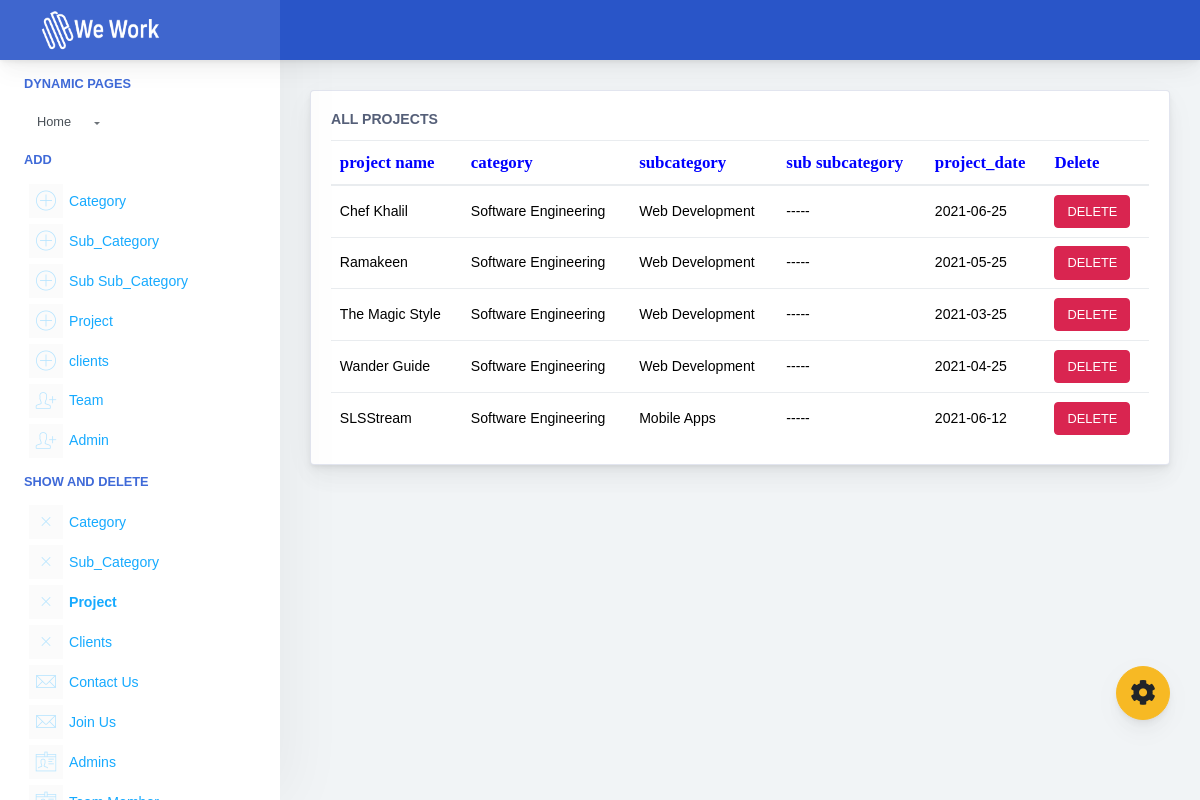
The page /dashboard/show_projects.php (signed in) on the database its author committed.
### tables this page shows
CREATE TABLE `add_project2` (
  `project_id` int(11) NOT NULL,
  `project_name` varchar(60) DEFAULT NULL,
  `home_img` text NOT NULL,
  `home_position` text NOT NULL,
  `client_name` text DEFAULT NULL,
  `project_date` text NOT NULL,
  `project_url` text DEFAULT NULL,
  `description` text NOT NULL,
  `created_at` datetime NOT NULL,
  `subcat_name1` text NOT NULL,
  `subcat_name2` text NOT NULL,
  `subcat_name3` text DEFAULT NULL
);

### dashboard/add_project_class.php (called while the page is built, shortened)
<?php
class projects{
    public function dbconnect(){
        $username = "root";
        $password = "";
        $database = new PDO("mysql:host=localhost;dbname=we_work;",$username,$password);
        return $database;
    }
    function show_projects(){
        $database=$this->dbconnect();
        $results = $database->prepare("SELECT * FROM add_project2 ORDER BY `project_id` DESC");
        if($results->execute()){
            if($results->rowCount()>0){
                return $results;
              }
      }
    }
}
?>

### dashboard/show_projects.php (the view, shortened to what this page needs)
<?php
if(isset($_SESSION['user'])){
require_once 'add_project_class.php';
$showusers2=new projects();
$show2=$showusers2->show_projects();
if(isset($_POST['delete1'])){
    $delete1=new projects();
    $message=$delete1->delete_project($_POST['delete1']);
    if($message=="success"){
      echo '<meta http-equiv=Refresh content="0;url=show_projects.php?reload=1">';
    }else{
      echo("حاول مرة أخري");
    }
  }}else{
    header('Location:login.php',true);
}
?>
<!doctype html>
<html lang="en">
<head>
    <link href="./main.css" rel="stylesheet">
    <link href="./style2.css" rel="stylesheet">
</head>
<body>
    <div class="app-container app-theme-white body-tabs-shadow fixed-sidebar fixed-header">
    <div class="app-header header-shadow" style="background-color:#2955C8">
            <div class="app-header__logo">
                <img class="logo-src" src="./assets/images/wework-01.png" width="150" />
            </div>
        </div>
        <div class="ui-theme-settings">
            <button type="button" id="TooltipDemo" class="btn-open-options btn btn-warning">
                <i class="fa fa-cog fa-w-16 fa-spin fa-2x"></i>
            </button>
        </div>
        <div class="app-main">
            <div class="app-sidebar sidebar-shadow">
                <div class="scrollbar-sidebar">
                    <div class="app-sidebar__inner">
                    <ul class="vertical-nav-menu">
                    <li class="app-sidebar__heading">Dynamic Pages</li>
                    <div class="btn-group">
                        <button type="button" class="btn btn-default">Home</button>
                        <button type="button" class="btn btn-default dropdown-toggle dropdown-toggle-split" data-toggle="dropdown" aria-haspopup="true" aria-expanded="false">
                        </button>
                        </div>
                    <li class="app-sidebar__heading">ADD</li>
                    <li>
                        <a href="./add_category.php" >
                            <i class="metismenu-icon pe-7s-plus"></i> Category
                        </a>
                    </li>
                    <li>
                        <a href="./add_sub1.php" >
                            <i class="metismenu-icon pe-7s-plus"></i> Sub_Category
                        </a>
                    </li>
                    <li>
                        <a href="./add_sub2.php">
                            <i class="metismenu-icon pe-7s-plus"></i>Sub Sub_Category
                        </a>
                    </li>
                    <li>
                        <a href="./add_project1.php" >
                            <i class="metismenu-icon pe-7s-plus"></i> Project
                        </a>
                    </li>
                    <li>
                        <a href="./client.php" >
                            <i class="metismenu-icon pe-7s-plus"></i> clients
                        </a>
                    </li>
                    <li>
                        <a href="./add_team.php" >
                            <i class="metismenu-icon pe-7s-add-user"></i> Team
                        </a>
                    </li>
                    <li >
                        <a href="./add_admin.php" >
                            <i class="metismenu-icon pe-7s-add-user" ></i> Admin
                        </a>
                    </li>
                    <li class="app-sidebar__heading">Show And Delete</li>
                    <li>
                        <a href="./show_cat.php">
                            <i class="metismenu-icon pe-7s-close"></i>  Category
                        </a>
                    </li>
                    <li>
                        <a href="./show_subcat.php">
                            <i class="metismenu-icon pe-7s-close"></i>  Sub_Category
                        </a>
                    </li>
                    <li>
                        <a href="./show_projects.php" class="mm-active">
                            <i class="metismenu-icon pe-7s-close"></i>  Project
                        </a>
                    </li>
                    <li>
                        <a href="./show_clients.php">
                            <i class="metismenu-icon pe-7s-close"></i>  Clients
                        </a>
                    </li>
                    <li>
                        <a href="./contact_us.php">
                            <i class="metismenu-icon pe-7s-mail"></i>  Contact Us
                        </a>
                    </li>
                    <li>
                        <a href="./join.php">
                            <i class="metismenu-icon pe-7s-mail"></i>  Join Us
                        </a>
                    </li>
                    <li>
                        <a href="./show_admins.php">
                            <i class="metismenu-icon pe-7s-id"></i>  Admins
                        </a>
                    </li>
                    <li>
                        <a href="./show_team.php">
                            <i class="metismenu-icon pe-7s-id"></i>  Team Member
                        </a>
                    </li>
                    </ul>
                    </div>
                </div>
            </div>
            <div class="app-main__outer">
                <div class="app-main__inner">
                    <div class="row">
                        <div class="col-lg-12" style="width: auto;">
                            <div class="main-card mb-3 card">
                                <div class="card-body">
                                    <?php
                                      if($show2!=NULL){
                                    echo'<h5 class="card-title">All Projects</h5>
                                    <table class="mb-0 table table-lg">
                                        <thead>
                                            <tr>
                                                <th class="th">project name</th>
                                                <th class="th">category</th>
                                                <th class="th">subcategory</th>
                                                <th class="th">sub subcategory</th>
                                                <th class="th">project_date</th>
                                                <th class="th">Delete</th>
                                            </tr>
                                        </thead>
                                        <tbody>';
                                           foreach( $show2 as $r){
                                            echo'<tr>
                                                <td scope="row">'.$r["project_name"].'</td>
                                                <td>'.$r["subcat_name1"].'</td>
                                                <td>'.$r["subcat_name2"].'</td>';
                                                if($r["subcat_name3"] !=" "){
                                                    echo'<td>'.$r["subcat_name3"].'</td>';
                                                }else{
                                                    echo'<td>-----</td>';
                                                }
                                                echo'<td>'.$r["project_date"].'</td>
                                                <td><form method="POST"><button type="submit" class="btn btn-danger" value="'.$r["project_id"].'" name="delete1">DELETE</button></form></td>
                                            </tr>';
                                        }}
                                        else{
                                            echo "<h1 style='text-align:center;'>No Projects Until Yet</h1>";
                                          }
                                        ?>
                                        </tbody>
                                    </table>
                                </div>
                            </div>
                        </div>
                    </div>
                </div>
            </div>
        </div>
    </div>
</body>
</html>

### dashboard/style2.css (style rules this page uses)
.col-sm-2.col-form-label, .th { color: blue; font-family: "cairo"; font-weight: 600; font-size: larger; }
.vertical-nav-menu li a.mm-active { color: #16aaff; background: white; font-weight: bold; }
.vertical-nav-menu li a { color: #16aaff; background: white; }
.vertical-nav-menu li i { background: whitesmoke; }
.col-1, .col-2, .col-3, .col-4, .col-5, .col-6, .col-7, .col-8, .col-9, .col-10, .col-11, .col-12, .col, .col-auto, .col-sm-1, .col-sm-2, .col-sm-3, .col-sm-4, .col-sm-5, .col-sm-6, .col-sm-7, .col-sm-8, .col-sm-9, .col-sm-10, .col-sm-11, .col-sm-12, .col-sm, .col-sm-auto, .col-md-1, .col-md-2, .col-md-3, .col-md-4, .col-md-5, .col-md-6, .col-md-7, .col-md-8, .col-md-9, .col-md-10, .col-md-11, .col-md-12, .col-md, .col-md-auto, .col-lg-1, .col-lg-2, .col-lg-3, .col-lg-4, .col-lg-5, .col-lg-6, .col-lg-7, .col-lg-8, .col-lg-9, .col-lg-10, .col-lg-11, .col-lg-12, .col-lg, .col-lg-auto, .col-xl-1, .col-xl-2, .col-xl-3, .col-xl-4, .col-xl-5, .col-xl-6, .col-xl-7, .col-xl-8, .col-xl-9, .col-xl-10, .col-xl-11, .col-xl-12, .col-xl, .col-xl-auto { position: relative; padding-right: 15px; padding-left: 15px; }
body { background-color: #F1F4F6; color: black; }
.card-body { flex: 1 1 auto; padding: 1.25rem; }
*, *::before, *::after { box-sizing: border-box; }
.card { position: relative; display: flex; flex-direction: column; min-width: 0; word-wrap: break-word; background-color: #fff; background-clip: border-box; border: 1px solid rgba(26, 54, 126, 0.125); border-radius: .25rem; }

### rows shown on the page
add_project2: project_name "Chef Khalil", subcat_name1 "Software Engineering", subcat_name2 "Web Development", project_date "2021-06-25", $r["project_id"] 16 (drawn)
add_project2: project_name "Ramakeen", subcat_name1 "Software Engineering", subcat_name2 "Web Development", project_date "2021-05-25", $r["project_id"] 15 (drawn)
add_project2: project_name "The Magic Style", subcat_name1 "Software Engineering", subcat_name2 "Web Development", project_date "2021-03-25", $r["project_id"] 14 (drawn)
add_project2: project_name "Wander Guide", subcat_name1 "Software Engineering", subcat_name2 "Web Development", project_date "2021-04-25", $r["project_id"] 13 (drawn)
add_project2: project_name "SLSStream", subcat_name1 "Software Engineering", subcat_name2 "Mobile Apps", project_date "2021-06-12", $r["project_id"] 12 (drawn)
